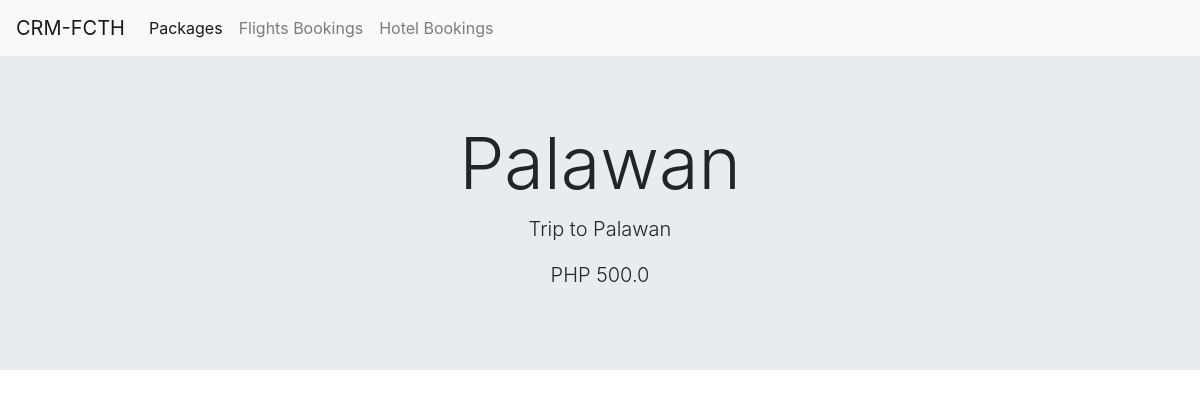
/package/1, run on an earlier commit of the app's database.
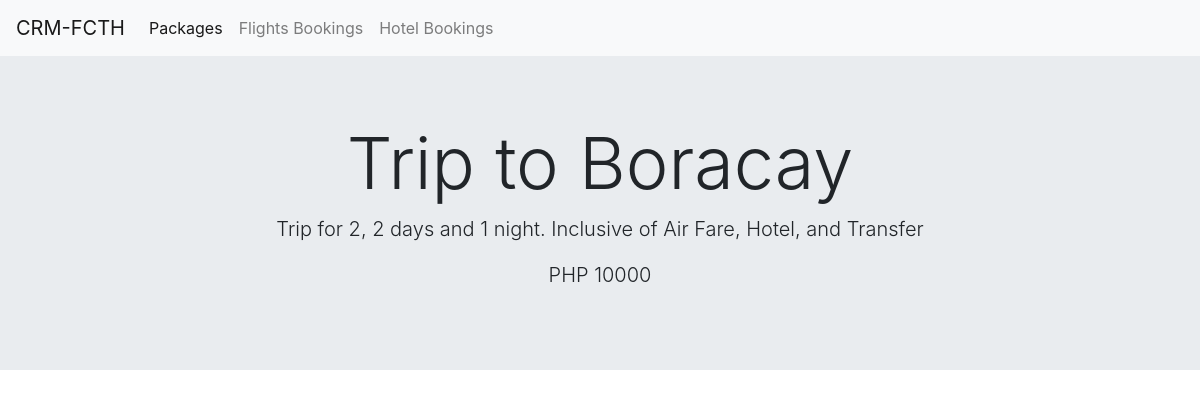
And on a later commit of the database.
### app/models.py (models this page shows, shortened)
class Packages(DB.Model):
    package_id = DB.Column(DB.Integer, primary_key=True)
    package_name = DB.Column(DB.String(100), nullable=False)
    package_description = DB.Column(DB.String(200), nullable=False)
    package_price = DB.Column(DB.Integer)
    package_createtime = DB.Column(DB.DateTime)
    package_updated = DB.Column(DB.DateTime)
    __tablename__ = 'Package'

### app/promo/routes.py (the view)
@MOD_PROMO.route('/package/<int:package_id>')
def package(package_id):
    packages = Packages.query.filter_by(package_id=package_id).all()
    return render_template('getpackage.html', packages=packages, pubkey=pubkey)

### app/promo/templates/getpackage.html (shortened to what this page needs)
{% extends 'layout.html' %}
{% block navbar %}
<nav class="navbar navbar-expand-lg navbar-light bg-light">
    <a class="navbar-brand" href="#">CRM-FCTH</a>
    <div class="collapse navbar-collapse" id="navbarSupportedContent">
        <ul class="navbar-nav mr-auto">
            <li class="nav-item active">
                <a class="nav-link" href="{{ url_for('promo.promos')}}">Packages
                </a>
            </li>
            <li class="nav-item">
                <a class="nav-link" href="{{ url_for('promo.flights')}}">Flights Bookings</a>
            </li>
            <li class="nav-item">
                <a class="nav-link" href="{{ url_for('promo.bookings')}}">Hotel Bookings</a>
            </li>
        </ul>
    </div>
</nav>
{% endblock %}
{% block jumbtron %}
    <div class="jumbotron jumbotron-fluid">
        {% for package in packages %}
        <div class="text-center">
            <h1 class="display-3">{{ package.package_name }}</h1>
            <p class="lead">{{ package.package_description }}</p>
            <p class="lead">PHP {{ package.package_price }}</p>
        </div>
        {% endfor %}
    </div>
{% endblock %}

### app/promo/templates/layout.html (shortened to what this page needs)
<!DOCTYPE html>
<html lang="en">
<head>
    <link rel="stylesheet" href="https://maxcdn.bootstrapcdn.com/bootstrap/4.0.0-beta.2/css/bootstrap.min.css"
>
</head>
<body>
    {% block navbar %} {% endblock %}
    {% block jumbtron %} {% endblock %}
</body>
</html>

What changed in the data, as far as the page shows it:
removed Packages: package_name "Palawan", package_description "Trip to Palawan", package_price "500.0"
added Packages: package_name "Trip to Boracay", package_description "Trip for 2, 2 days and 1 night. Inclusive of Air Fare, Hotel, and Transfer", package_price "10000"
